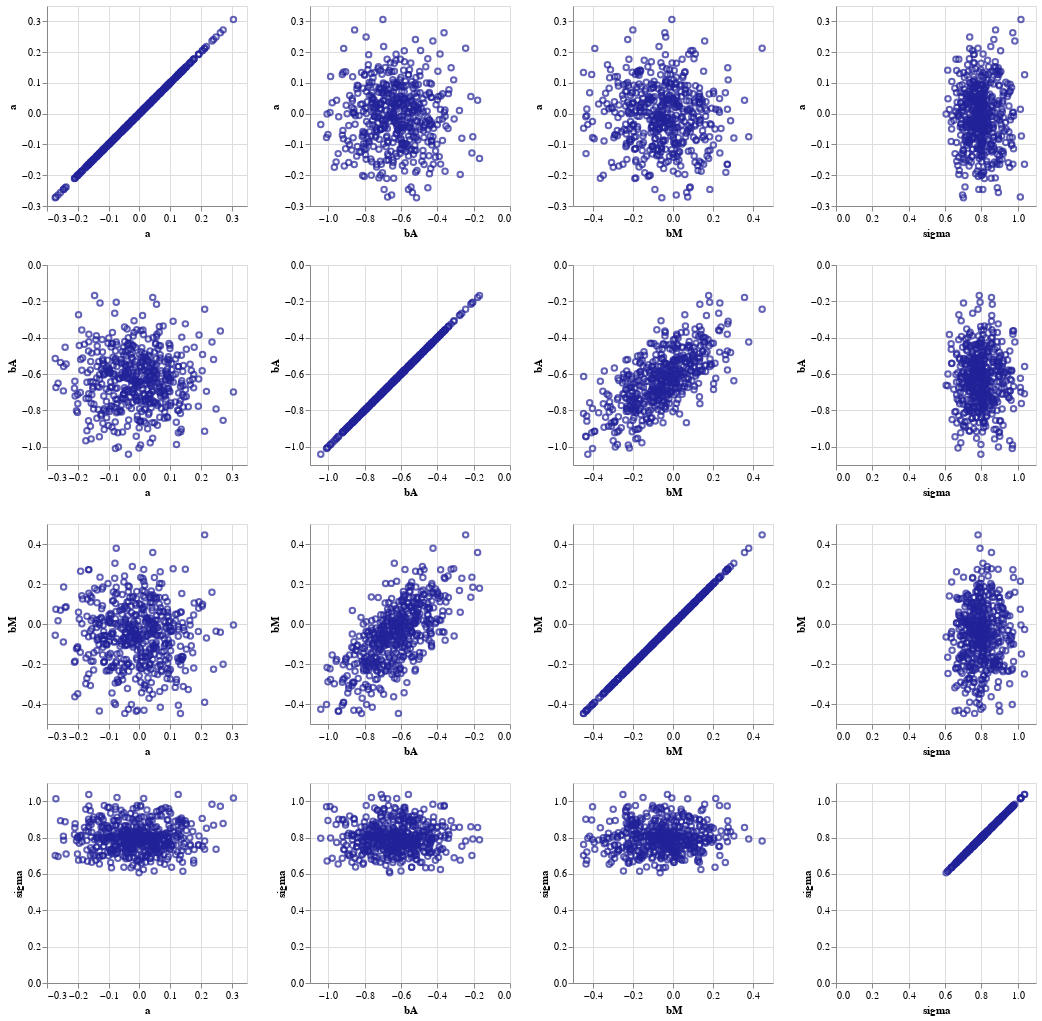

The cell this chart's notebook holds for it:
### Code cell
brush = alt.selection_interval()  # selection of type "interval"

alt.Chart(post_df.sample(500)).mark_point().encode(
    alt.X(alt.repeat("column"), type='quantitative'),
    alt.Y(alt.repeat("row"), type='quantitative'),
    color=alt.condition(brush, alt.value('#222299'), alt.value('lightgray'))
#     color='species:N'
).properties(
    width=200,
    height=200
).add_selection(
    brush
).repeat( 
    row =    ['a', 'bA', 'bM', 'sigma'],
    column = ['a', 'bA', 'bM', 'sigma']
)#.interactive()

### Figure 1 — Vega-Lite specification as saved in the notebook (floating-point values rounded to 4 significant figures; data arrays with more than 128 entries replaced by an {"elided": "..."} marker saying what was removed)
{"config": {"view": {"continuousWidth": 400, "continuousHeight": 300}}, "repeat": {"column": ["a", "bA", "bM", "sigma"], "row": ["a", "bA", "bM", "sigma"]}, "spec": {"data": {"name": "data-9c5ce0f6402d88f1ad63c7265e4cb83d"}, "mark": "point", "encoding": {"color": {"condition": {"value": "#222299", "selection": "selector017"}, "value": "lightgray"}, "x": {"type": "quantitative", "field": {"repeat": "column"}}, "y": {"type": "quantitative", "field": {"repeat": "row"}}}, "height": 200, "selection": {"selector017": {"type": "interval"}}, "width": 200}, "$schema": "https://vega.github.io/schema/vega-lite/v4.8.1.json", "datasets": {"data-9c5ce0f6402d88f1ad63c7265e4cb83d": {"elided": "500 records"}}}
